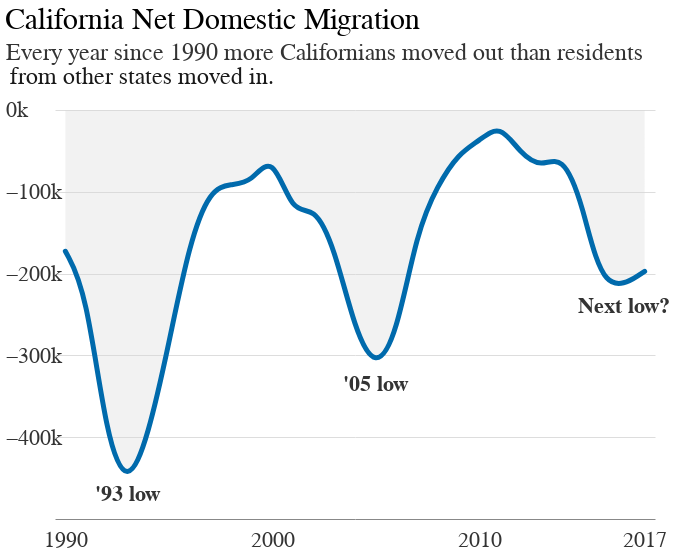

Notebook source saved alongside this figure:
### Code cell
line = alt.Chart(comb, title='California Net Domestic Migration'
                 ).mark_line(color='#006aac', size=5, strokeCap='round', interpolate='basis'
                            ).encode(x=alt.X('Year:O', axis=alt.Axis(labelOpacity=.8, labelFontSize=22, values=[1990,2000,2010,2017])), 
                                     y=alt.Y('Net_Mig_Dom_Exemp', 
                                             title='Every year since 1990 more Californians moved out than residents',
                                             axis=alt.Axis(values=list(range(0,-500000,-100000)),
                                                           format='~s', titleFontSize=24, titleOpacity=.8,  titleX=-50, titleY=-5,
                                                           labelOpacity=.8, labelFontSize=22, labelPadding=50)))

title_line2 = alt.Chart(pd.DataFrame({'x':[1994],'y':[40000],'text':['from other states moved in.']})).mark_text(dx=-6, size=24, font='calibri', opacity=.9).encode(x='x:O',y='y',text='text')
#y_label = alt.Chart(pd.DataFrame({'x':[1990],'y':[0],'text':['0']})).mark_text(dx=-50, size=24, opacity=.8, font='calibri').encode(x='x:O',y='y',text='text')
area = alt.Chart(comb).mark_area(color='lightgray', opacity=.3, interpolate='basis').encode(x='Year:O',y='Net_Mig_Dom_Exemp',y2='Zero')
text = alt.Chart(pd.DataFrame({'x':[1993,2005,2016.5],'y':[-470000,-335000,-240000],'text':['\'93 low', '\'05 low', 'Next low?']})).mark_text(size=22, font='calibri', fontWeight='bold', opacity=.8).encode(x='x:O',y='y',text='text')

chart = (area + line + text + title_line2).properties(height=450)
chart

### Figure 1 — Vega-Lite specification as saved in the notebook (floating-point values rounded to 4 significant figures)
{"width": 600, "height": 450, "background": "white", "config": {"title": {"fontWeight": "normal", "fontSize": 30, "anchor": "start", "font": "Calibri", "offset": 5}, "axisX": {"grid": false, "labelFont": "Calibri", "labelFontSize": 16, "labelAngle": 0, "labelPadding": 10, "ticks": false, "tickSize": 5, "title": null, "titleFont": "Calibri", "titleFontSize": 16, "titleFontWeight": "normal", "titleY": 30, "titleX": 280}, "axisY": {"grid": true, "gridOpacity": 1, "labelFont": "Calibri", "labelFontSize": 16, "labelLimit": 100, "labelAlign": "left", "labelPadding": 20, "ticks": false, "title": null, "titleFont": "Calibri", "titleFontWeight": "normal", "titleFontSize": 17, "titleAlign": "left", "titleAngle": 0, "titleY": -20, "titleX": -20, "domainWidth": 0}, "view": {"strokeOpacity": 0}}, "layer": [{"mark": {"type": "area", "color": "lightgray", "interpolate": "basis", "opacity": 0.3}, "encoding": {"x": {"type": "ordinal", "field": "Year"}, "y": {"type": "quantitative", "field": "Net_Mig_Dom_Exemp"}, "y2": {"field": "Zero"}}}, {"mark": {"type": "line", "color": "#006aac", "interpolate": "basis", "size": 5, "strokeCap": "round"}, "encoding": {"x": {"type": "ordinal", "axis": {"labelFontSize": 22, "labelOpacity": 0.8, "values": [1990, 2000, 2010, 2017]}, "field": "Year"}, "y": {"type": "quantitative", "axis": {"format": "~s", "labelFontSize": 22, "labelOpacity": 0.8, "labelPadding": 50, "titleFontSize": 24, "titleOpacity": 0.8, "titleX": -50, "titleY": -5, "values": [0, -100000, -200000, -300000, -400000]}, "field": "Net_Mig_Dom_Exemp", "title": "Every year since 1990 more Californians moved out than residents"}}, "title": "California Net Domestic Migration"}, {"data": {"name": "data-83d06b9d07f4692c26b82e534e8bceb8"}, "mark": {"type": "text", "font": "calibri", "fontWeight": "bold", "opacity": 0.8, "size": 22}, "encoding": {"text": {"type": "nominal", "field": "text"}, "x": {"type": "ordinal", "field": "x"}, "y": {"type": "quantitative", "field": "y"}}}, {"data": {"name": "data-cb8f61dc8db7a7bfebc3f63e007a90a9"}, "mark": {"type": "text", "dx": -6, "font": "calibri", "opacity": 0.9, "size": 24}, "encoding": {"text": {"type": "nominal", "field": "text"}, "x": {"type": "ordinal", "field": "x"}, "y": {"type": "quantitative", "field": "y"}}}], "data": {"name": "data-a4d8485472d8912f8f01dcf73fe3fab1"}, "$schema": "https://vega.github.io/schema/vega-lite/v4.0.0.json", "datasets": {"data-a4d8485472d8912f8f01dcf73fe3fab1": [{"Year": 1990, "Non_Mig": 23010999, "Inmig_Exemp": 575795, "In_Dom_Exemp": 510523, "Outmig_Exemp": 733500, "Out_Dom_Exemp": 683293, "Zero": 0, "Population": 29558000, "Net_Mig_Dom_Exemp": -172770, "Rel_Mig_Dom_Exemp": -0.0075, "Inmig_Exemp_pct_chg": null, "Outmig_Exemp_pct_chg": null}, {"Year": 1991, "Non_Mig": 23340798, "Inmig_Exemp": 555276, "In_Dom_Exemp": 480749, "Outmig_Exemp": 745198, "Out_Dom_Exemp": 700419, "Zero": 0, "Population": 30143555, "Net_Mig_Dom_Exemp": -219670, "Rel_Mig_Dom_Exemp": -0.0094, "Inmig_Exemp_pct_chg": 0.03564, "Outmig_Exemp_pct_chg": 0.01595}, {"Year": 1992, "Non_Mig": 23236233, "Inmig_Exemp": 492967, "In_Dom_Exemp": 423060, "Outmig_Exemp": 872565, "Out_Dom_Exemp": 826534, "Zero": 0, "Population": 30722998, "Net_Mig_Dom_Exemp": -403474, "Rel_Mig_Dom_Exemp": -0.0174, "Inmig_Exemp_pct_chg": 0.1122, "Outmig_Exemp_pct_chg": 0.1709}, {"Year": 1993, "Non_Mig": 22841596, "Inmig_Exemp": 469297, "In_Dom_Exemp": 415460, "Outmig_Exemp": 920270, "Out_Dom_Exemp": 877562, "Zero": 0, "Population": 31150786, "Net_Mig_Dom_Exemp": -462102, "Rel_Mig_Dom_Exemp": -0.0202, "Inmig_Exemp_pct_chg": 0.04802, "Outmig_Exemp_pct_chg": 0.05467}, {"Year": 1994, "Non_Mig": 22414007, "Inmig_Exemp": 494971, "In_Dom_Exemp": 441403, "Outmig_Exemp": 881558, "Out_Dom_Exemp": 841521, "Zero": 0, "Population": 31418940, "Net_Mig_Dom_Exemp": -400118, "Rel_Mig_Dom_Exemp": -0.0179, "Inmig_Exemp_pct_chg": 0.05471, "Outmig_Exemp_pct_chg": 0.04207}, {"Year": 1995, "Non_Mig": 22611353, "Inmig_Exemp": 502493, "In_Dom_Exemp": 454252, "Outmig_Exemp": 778525, "Out_Dom_Exemp": 740522, "Zero": 0, "Population": 31617770, "Net_Mig_Dom_Exemp": -286270, "Rel_Mig_Dom_Exemp": -0.0127, "Inmig_Exemp_pct_chg": 0.0152, "Outmig_Exemp_pct_chg": 0.1169}, {"Year": 1996, "Non_Mig": 22725592, "Inmig_Exemp": 554909, "In_Dom_Exemp": 503854, "Outmig_Exemp": 702779, "Out_Dom_Exemp": 665732, "Zero": 0, "Population": 31837399, "Net_Mig_Dom_Exemp": -161878, "Rel_Mig_Dom_Exemp": -0.0071, "Inmig_Exemp_pct_chg": 0.1043, "Outmig_Exemp_pct_chg": 0.09729}, {"Year": 1997, "Non_Mig": 23236858, "Inmig_Exemp": 575775, "In_Dom_Exemp": 526168, "Outmig_Exemp": 658276, "Out_Dom_Exemp": 623164, "Zero": 0, "Population": 32207869, "Net_Mig_Dom_Exemp": -96996, "Rel_Mig_Dom_Exemp": -0.0042, "Inmig_Exemp_pct_chg": 0.0376, "Outmig_Exemp_pct_chg": 0.06332}, {"Year": 1998, "Non_Mig": 24050991, "Inmig_Exemp": 563950, "In_Dom_Exemp": 513057, "Outmig_Exemp": 638682, "Out_Dom_Exemp": 603931, "Zero": 0, "Population": 32657877, "Net_Mig_Dom_Exemp": -90874, "Rel_Mig_Dom_Exemp": -0.0038, "Inmig_Exemp_pct_chg": 0.02054, "Outmig_Exemp_pct_chg": 0.02977}, {"Year": 1999, "Non_Mig": 24804140, "Inmig_Exemp": 569616, "In_Dom_Exemp": 519475, "Outmig_Exemp": 642844, "Out_Dom_Exemp": 608466, "Zero": 0, "Population": 33140771, "Net_Mig_Dom_Exemp": -88991, "Rel_Mig_Dom_Exemp": -0.0036, "Inmig_Exemp_pct_chg": 0.01005, "Outmig_Exemp_pct_chg": 0.006517}, {"Year": 2000, "Non_Mig": 25247901, "Inmig_Exemp": 597959, "In_Dom_Exemp": 545166, "Outmig_Exemp": 630167, "Out_Dom_Exemp": 596651, "Zero": 0, "Population": 33721583, "Net_Mig_Dom_Exemp": -51485, "Rel_Mig_Dom_Exemp": -0.002, "Inmig_Exemp_pct_chg": 0.04976, "Outmig_Exemp_pct_chg": 0.01972}, {"Year": 2001, "Non_Mig": 25671321, "Inmig_Exemp": 544126, "In_Dom_Exemp": 493798, "Outmig_Exemp": 659870, "Out_Dom_Exemp": 622808, "Zero": 0, "Population": 34256789, "Net_Mig_Dom_Exemp": -129010, "Rel_Mig_Dom_Exemp": -0.005, "Inmig_Exemp_pct_chg": 0.09003, "Outmig_Exemp_pct_chg": 0.04714}, {"Year": 2002, "Non_Mig": 26122706, "Inmig_Exemp": 532504, "In_Dom_Exemp": 483346, "Outmig_Exemp": 638459, "Out_Dom_Exemp": 600171, "Zero": 0, "Population": 34725516, "Net_Mig_Dom_Exemp": -116825, "Rel_Mig_Dom_Exemp": -0.0045, "Inmig_Exemp_pct_chg": 0.02136, "Outmig_Exemp_pct_chg": 0.03245}, {"Year": 2003, "Non_Mig": 26305015, "Inmig_Exemp": 528463, "In_Dom_Exemp": 477282, "Outmig_Exemp": 678903, "Out_Dom_Exemp": 644064, "Zero": 0, "Population": 35163609, "Net_Mig_Dom_Exemp": -166782, "Rel_Mig_Dom_Exemp": -0.0063, "Inmig_Exemp_pct_chg": 0.007589, "Outmig_Exemp_pct_chg": 0.06335}, {"Year": 2004, "Non_Mig": 26476088, "Inmig_Exemp": 523047, "In_Dom_Exemp": 472255, "Outmig_Exemp": 777522, "Out_Dom_Exemp": 742502, "Zero": 0, "Population": 35570847, "Net_Mig_Dom_Exemp": -270247, "Rel_Mig_Dom_Exemp": -0.0102, "Inmig_Exemp_pct_chg": 0.01025, "Outmig_Exemp_pct_chg": 0.1453}, {"Year": 2005, "Non_Mig": 26507063, "Inmig_Exemp": 536288, "In_Dom_Exemp": 486725, "Outmig_Exemp": 836039, "Out_Dom_Exemp": 804243, "Zero": 0, "Population": 35869173, "Net_Mig_Dom_Exemp": -317518, "Rel_Mig_Dom_Exemp": -0.012, "Inmig_Exemp_pct_chg": 0.02532, "Outmig_Exemp_pct_chg": 0.07526}, {"Year": 2006, "Non_Mig": 26759630, "Inmig_Exemp": 531858, "In_Dom_Exemp": 482501, "Outmig_Exemp": 790041, "Out_Dom_Exemp": 759202, "Zero": 0, "Population": 36116202, "Net_Mig_Dom_Exemp": -276701, "Rel_Mig_Dom_Exemp": -0.0103, "Inmig_Exemp_pct_chg": 0.00826, "Outmig_Exemp_pct_chg": 0.05502}, {"Year": 2007, "Non_Mig": 27732366, "Inmig_Exemp": 559826, "In_Dom_Exemp": 509583, "Outmig_Exemp": 686510, "Out_Dom_Exemp": 657174, "Zero": 0, "Population": 36399676, "Net_Mig_Dom_Exemp": -147591, "Rel_Mig_Dom_Exemp": -0.0053, "Inmig_Exemp_pct_chg": 0.05259, "Outmig_Exemp_pct_chg": 0.131}, {"Year": 2008, "Non_Mig": 28410195, "Inmig_Exemp": 540578, "In_Dom_Exemp": 494408, "Outmig_Exemp": 615793, "Out_Dom_Exemp": 586221, "Zero": 0, "Population": 36704375, "Net_Mig_Dom_Exemp": -91813, "Rel_Mig_Dom_Exemp": -0.0032, "Inmig_Exemp_pct_chg": 0.03438, "Outmig_Exemp_pct_chg": 0.103}, {"Year": 2009, "Non_Mig": 28448182, "Inmig_Exemp": 499411, "In_Dom_Exemp": 475287, "Outmig_Exemp": 558846, "Out_Dom_Exemp": 528720, "Zero": 0, "Population": 36966713, "Net_Mig_Dom_Exemp": -53433, "Rel_Mig_Dom_Exemp": -0.0019, "Inmig_Exemp_pct_chg": 0.07615, "Outmig_Exemp_pct_chg": 0.09248}, {"Year": 2010, "Non_Mig": 28690412, "Inmig_Exemp": 521730, "In_Dom_Exemp": 497837, "Outmig_Exemp": 566157, "Out_Dom_Exemp": 535709, "Zero": 0, "Population": 37223900, "Net_Mig_Dom_Exemp": -37872, "Rel_Mig_Dom_Exemp": -0.0013, "Inmig_Exemp_pct_chg": 0.04469, "Outmig_Exemp_pct_chg": 0.01308}, {"Year": 2011, "Non_Mig": 30080010, "Inmig_Exemp": 595147, "In_Dom_Exemp": 568923, "Outmig_Exemp": 620020, "Out_Dom_Exemp": 585539, "Zero": 0, "Population": 37594781, "Net_Mig_Dom_Exemp": -16616, "Rel_Mig_Dom_Exemp": -0.0006, "Inmig_Exemp_pct_chg": 0.1407, "Outmig_Exemp_pct_chg": 0.09514}, {"Year": 2012, "Non_Mig": 30139423, "Inmig_Exemp": 611235, "In_Dom_Exemp": 583785, "Outmig_Exemp": 671025, "Out_Dom_Exemp": 637477, "Zero": 0, "Population": 37971427, "Net_Mig_Dom_Exemp": -53692, "Rel_Mig_Dom_Exemp": -0.0018, "Inmig_Exemp_pct_chg": 0.02703, "Outmig_Exemp_pct_chg": 0.08226}, {"Year": 2013, "Non_Mig": 30251074, "Inmig_Exemp": 574638, "In_Dom_Exemp": 547767, "Outmig_Exemp": 649519, "Out_Dom_Exemp": 618181, "Zero": 0, "Population": 38321459, "Net_Mig_Dom_Exemp": -70414, "Rel_Mig_Dom_Exemp": -0.0023, "Inmig_Exemp_pct_chg": 0.05987, "Outmig_Exemp_pct_chg": 0.03205}, {"Year": 2014, "Non_Mig": 30666470, "Inmig_Exemp": 433536, "In_Dom_Exemp": 406389, "Outmig_Exemp": 489155, "Out_Dom_Exemp": 460399, "Zero": 0, "Population": 38622301, "Net_Mig_Dom_Exemp": -54010, "Rel_Mig_Dom_Exemp": -0.0018, "Inmig_Exemp_pct_chg": 0.2455, "Outmig_Exemp_pct_chg": 0.2469}, {"Year": 2015, "Non_Mig": 30665600, "Inmig_Exemp": 576351, "In_Dom_Exemp": 549303, "Outmig_Exemp": 694320, "Out_Dom_Exemp": 661996, "Zero": 0, "Population": 38952462, "Net_Mig_Dom_Exemp": -112693, "Rel_Mig_Dom_Exemp": -0.0037, "Inmig_Exemp_pct_chg": 0.3294, "Outmig_Exemp_pct_chg": 0.4194}, {"Year": 2016, "Non_Mig": 30323418, "Inmig_Exemp": 738692, "In_Dom_Exemp": 724426, "Outmig_Exemp": 970679, "Out_Dom_Exemp": 954708, "Zero": 0, "Population": 39214803, "Net_Mig_Dom_Exemp": -230282, "Rel_Mig_Dom_Exemp": -0.0076, "Inmig_Exemp_pct_chg": 0.2817, "Outmig_Exemp_pct_chg": 0.398}, {"Year": 2017, "Non_Mig": 30682756, "Inmig_Exemp": 568011, "In_Dom_Exemp": 553447, "Outmig_Exemp": 763116, "Out_Dom_Exemp": 750691, "Zero": 0, "Population": 39504609, "Net_Mig_Dom_Exemp": -197244, "Rel_Mig_Dom_Exemp": -0.0064, "Inmig_Exemp_pct_chg": 0.2311, "Outmig_Exemp_pct_chg": 0.2138}], "data-83d06b9d07f4692c26b82e534e8bceb8": [{"x": 1993.0, "y": -470000, "text": "'93 low"}, {"x": 2005.0, "y": -335000, "text": "'05 low"}, {"x": 2016.0, "y": -240000, "text": "Next low?"}], "data-cb8f61dc8db7a7bfebc3f63e007a90a9": [{"x": 1994, "y": 40000, "text": "from other states moved in."}]}}
